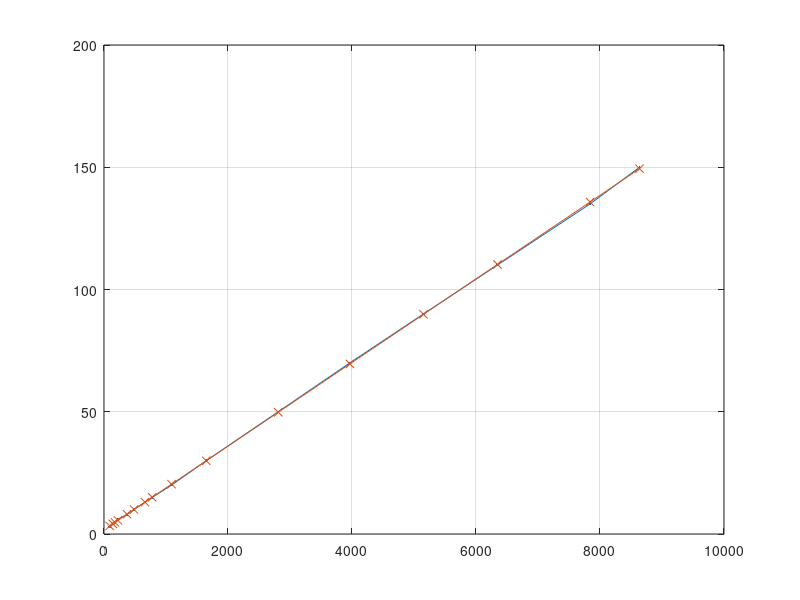

Recreate this plot in MATLAB. (Note: this script raises an error after producing the figure.)
%%

clc, clear variables

u = [8637, 7840, 6346, 5153, 3966, 2810, 1650, 1089, 777, 660, 484, 371, 224, 176, 142, 91].' + 0.3;
y = [ 150,  135,  110,   90,   70,   50,   30,   20,  15,  13,  10,   8,   6,   5,   4,  3].';

theta = [u, ones(size(u))] \ y;
single(theta)

figure(1)
plot(u, y, '.-', u, [u, ones(size(u))] * theta, 'x-'), grid on

% 10000 <-> 164
% 14000 <-> 232.5

t = [10000 14000].';
d = [163.9 232.5].';
theta = [d, ones(size(d))] \ t;
200 * theta(1) + theta(2)

%%

clc, clear variables

data = readmatrix('putty_01.log');

time = data(:,1) * 1e-3;
time = time - time(1);
data = data(:,2:end);
median(diff(time))

figure(1)
% plot(time, data), grid on, hold on

ind = data == -1.0;
time(ind) = [];
data(ind) = [];

plot(time, data), hold off

